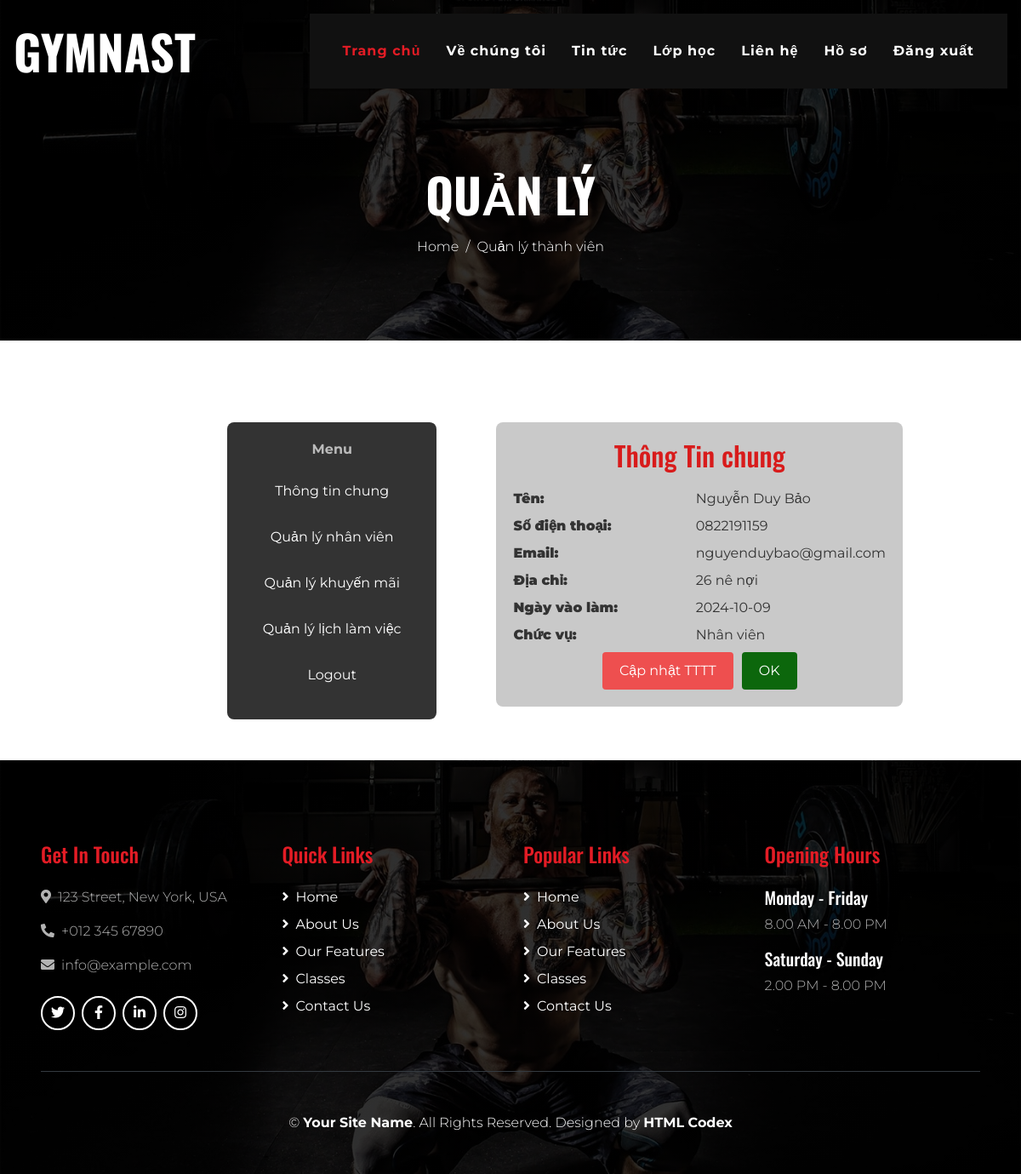
The page /view/ChiTietNV.php?idnv=2 (signed in) on the database as committed earlier.
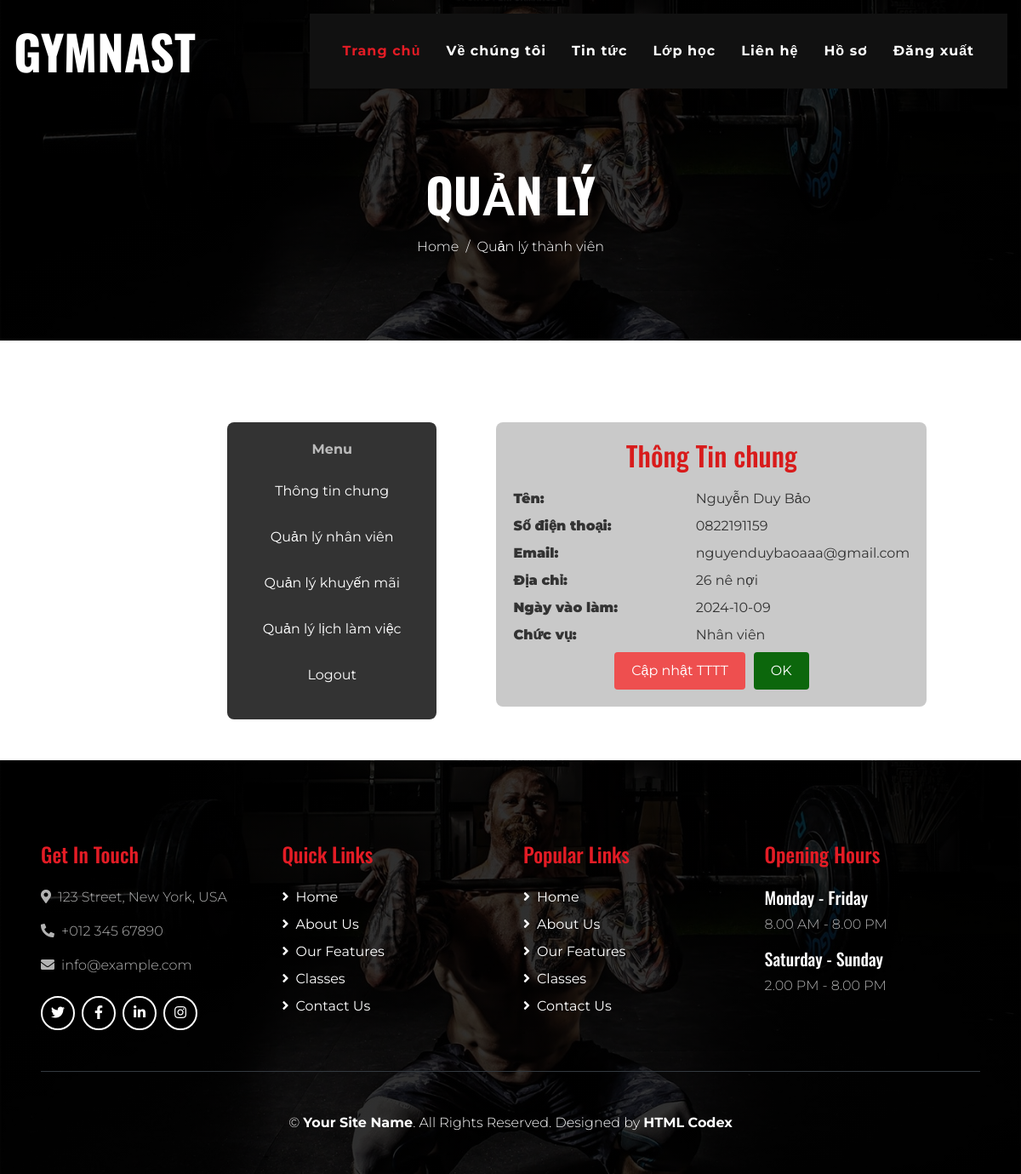
The same page on the database as committed later.
### tables this page shows
CREATE TABLE `nhanvien` (
  `IDNhanVien` int(10) NOT NULL,
  `TenNhanVien` varchar(250) NOT NULL,
  `SoDienThoai` varchar(10) NOT NULL,
  `Password` varchar(255) NOT NULL,
  `DiaChi` varchar(255) NOT NULL,
  `Email` varchar(255) NOT NULL,
  `NgayVaoLam` date NOT NULL,
  `IDRole` int(10) NOT NULL
);

CREATE TABLE `vaitro` (
  `IDRole` int(10) NOT NULL,
  `TenViTri` varchar(100) NOT NULL,
  `MoTa` varchar(100) NOT NULL
);

### model/mNhanVien.php (called while the page is built, shortened)
<?php
    class mNhanVien{
        public function queryNhanVien($idnv){
            $p = new clsketnoi();
            $con = $p->MoKetNoi();
            $query = "SELECT * from nhanvien n join vaitro v on v.IDRole= n.IDRole where IDNhanVien ='$idnv' LIMIT 1";
            $kq = mysqli_query($con, $query);
            return $kq;
        }
    }
?>

### controller/cNhanVien.php (called while the page is built, shortened)
<?php
    include_once('../model/mNhanVien.php');
    class cNhanVien{
        public function Query1NV($idnv)
        {
            $p = new mNhanVien();
		$kq= $p->queryNhanVien($idnv);
		if(mysqli_num_rows($kq)>0)
		{
			return $kq;
		}
		else
		{
			return false;
		}
        }
    }
?>

### view/ChiTietNV.php (the view, shortened to what the changed rows need)
<!DOCTYPE html>
<html lang="en">
<head>
    <link href="https://cdnjs.cloudflare.com/ajax/libs/font-awesome/5.10.0/css/all.min.css" rel="stylesheet">
    <link href="../assets/lib/flaticon/font/flaticon.css" rel="stylesheet">
    <link rel="stylesheet" href="login/css/chitiet.css">
    <link rel="stylesheet" href="login/css/style.css">
    <link href="../assets/css/style.min.css" rel="stylesheet">
</head>
<body class="bg-white">
    <div class="container-fluid p-0 nav-bar">
        <nav class="navbar navbar-expand-lg bg-none navbar-dark py-3">
            <a href="../index.php" class="navbar-brand">
                <h1 class="m-0 display-4 font-weight-bold text-uppercase text-white">Gymnast</h1>
            </a>
        </nav>
    </div>
    <div class="container pt-5">
        <div class="right">
            <div class="update-info-container">
                <?php
                include_once('../controller/cNhanVien.php');
                $p = new cNhanVien();
                if(isset($_REQUEST['idnv']))
                {
                    $idnv=$_REQUEST['idnv'];
                    $kq = $p->Query1NV($idnv);
                    if($kq)
                    {
                        while($r= mysqli_fetch_assoc($kq))
                        {
                            echo'<h2>Thông Tin chung</h2>
                <label for="name">Tên:</label>
                <span class="Ten">'.$r['TenNhanVien'].'</span>
                <br>
                <label for="phone">Số điện thoại:</label>
                <span class="sdt">'.$r['SoDienThoai'].'</span>
                <br>
                <label for="Email">Email:</label>
                <span class="email">'.$r['Email'].'</span>
                <br>
                <label for="address">Địa chỉ:</label>
                <span class="diachi">'.$r['DiaChi'].'</span>
                <br>
                <label for="thanhvien">Ngày vào làm:</label>
                <span class="thanhvien">'.$r['NgayVaoLam'].'</span>
                <br>
                <label for="thanhvien">Chức vụ:</label>
                <span class="thanhvien">'.$r['TenViTri'].'</span>
                <br>';
                        }
                    }
                }
                ?>
                <div class="button-group">
                    <button type="submit" class="update-btn">Cập nhật TTTT</button>
                    <button type="button" class="submit-btn">OK</button>
                </div>
            </div>
        </div>
    </div>
</body>
</html>

Rows that differ between the two databases and show on the page:
changed nhanvien "Nguyễn Duy Bảo": Email "nguyenduybao@gmail.com" → "nguyenduybaoaaa@gmail.com"
